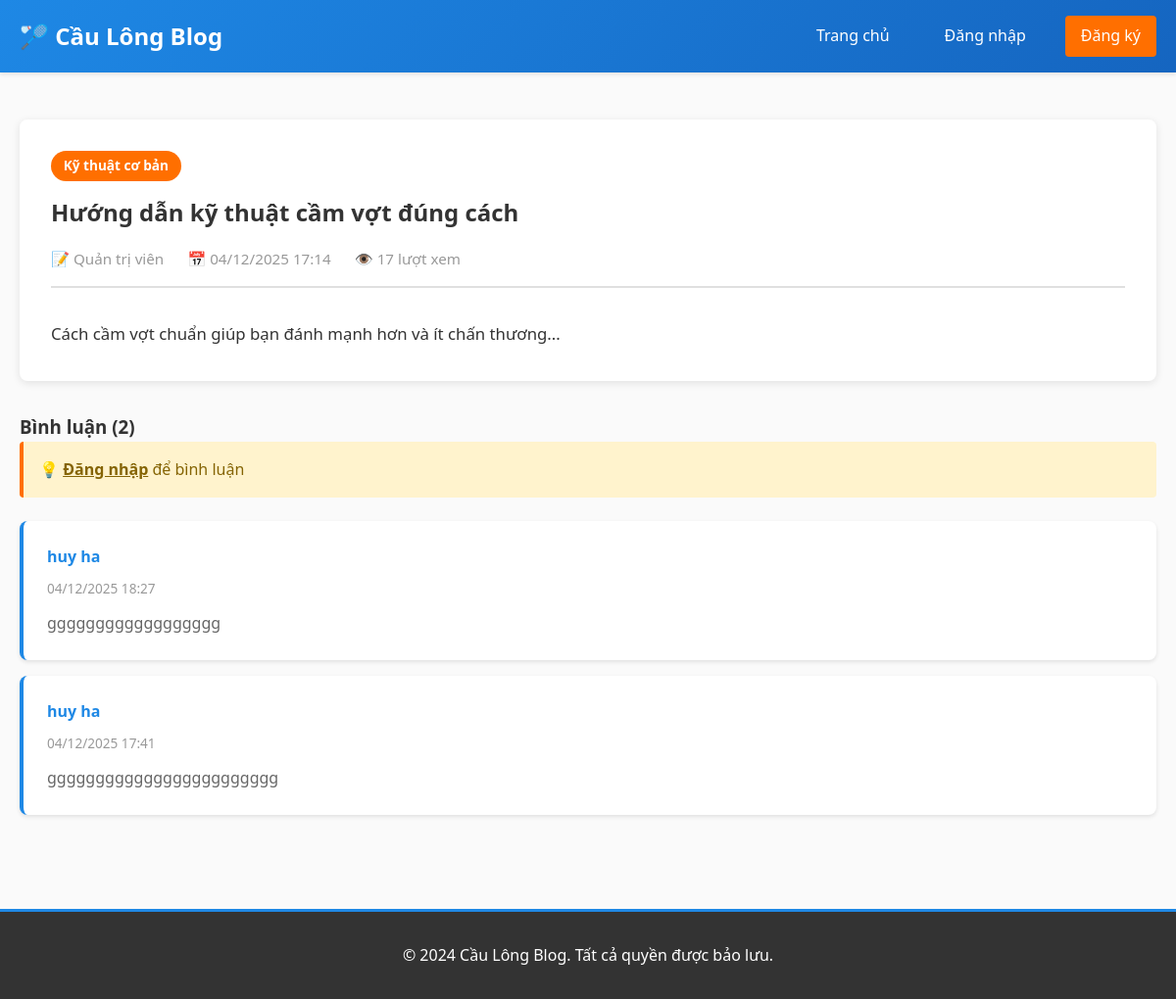
Screenshot of /article.php?id=1 with the database file from the repository.
### tables this page shows
CREATE TABLE `article` (
  `article_id` int(11) NOT NULL,
  `title` varchar(255) DEFAULT NULL,
  `content` text DEFAULT NULL,
  `author_id` int(11) DEFAULT NULL,
  `category_id` int(11) DEFAULT NULL,
  `created_at` datetime DEFAULT current_timestamp(),
  `views` int(11) DEFAULT 0
);

CREATE TABLE `category` (
  `category_id` int(11) NOT NULL,
  `name` varchar(100) DEFAULT NULL,
  `description` text DEFAULT NULL
);

CREATE TABLE `user` (
  `user_id` int(11) NOT NULL,
  `username` varchar(50) DEFAULT NULL,
  `password_hash` varchar(255) DEFAULT NULL,
  `full_name` varchar(100) DEFAULT NULL,
  `role` enum('ADMIN','USER') DEFAULT 'USER',
  `created_at` datetime DEFAULT current_timestamp()
);

CREATE TABLE `comment` (
  `comment_id` int(11) NOT NULL,
  `article_id` int(11) DEFAULT NULL,
  `user_id` int(11) DEFAULT NULL,
  `content` text DEFAULT NULL,
  `status` enum('pending','approved') DEFAULT 'pending',
  `created_at` datetime DEFAULT current_timestamp()
);

### session_manager.php (called while the page is built, shortened)
<?php
function isLoggedIn() {
    return isset($_SESSION['user_id']) && !empty($_SESSION['user_id']);
}
?>

### article.php (the view, shortened to what this page needs)
<?php
include "header.php";
$id = isset($_GET['id']) ? (int)$_GET['id'] : 0;
$sql = "SELECT article.*, user.full_name, category.name AS category
        FROM article
        JOIN user ON article.author_id = user.user_id
        LEFT JOIN category ON article.category_id = category.category_id
        WHERE article.article_id = $id";
$result = $conn->query($sql);
$article = $result->fetch_assoc();
$conn->query("UPDATE article SET views = views + 1 WHERE article_id=$id");
?>
<div class="container">
    <article class="article-detail">
        <div class="article-header">
            <div class="article-category"><?php echo $article['category'] ? htmlspecialchars($article['category']) : 'Không phân loại'; ?></div>
            <h1><?php echo htmlspecialchars($article['title']); ?></h1>
            <div class="article-meta-detail">
                <span>📝 <?php echo htmlspecialchars($article['full_name']); ?></span>
                <span>📅 <?php echo date('d/m/Y H:i', strtotime($article['created_at'])); ?></span>
                <span>👁️ <?php echo (int)$article['views']; ?> lượt xem</span>
            </div>
        </div>
        <div class="article-content">
            <?php echo nl2br(htmlspecialchars($article['content'])); ?>
        </div>
    </article>
    <section class="comments-section">
        <h3>Bình luận
            (<?php
                $cc = $conn->query("SELECT COUNT(*) as cnt FROM comment WHERE article_id=$id AND status='approved'");
                $count = $cc->fetch_assoc();
                echo (int)$count['cnt'];
            ?>)
        </h3>
        <?php if (!isLoggedIn()): ?>
            <div class="alert alert-warning">
                💡 <a href="login.php" style="color: inherit; font-weight: 600;">Đăng nhập</a> để bình luận
            </div>
        <?php endif; ?>
        <div class="comment-list">
            <?php
            $sqlC = "SELECT comment.*, user.full_name
                     FROM comment
                     JOIN user ON comment.user_id = user.user_id
                     WHERE comment.article_id = $id AND comment.status='approved'
                     ORDER BY comment.created_at DESC";
            $result_comments = $conn->query($sqlC);
            if ($result_comments && $result_comments->num_rows > 0) {
                while($c = $result_comments->fetch_assoc()) {
                    echo "<div class='comment-item'>";
                    echo "<div class='comment-author'>".htmlspecialchars($c['full_name'])."</div>";
                    echo "<div class='comment-date'>".date('d/m/Y H:i', strtotime($c['created_at']))."</div>";
                    echo "<div class='comment-text'>".htmlspecialchars($c['content'])."</div>";
                    echo "</div>";
                }
            } else {
                echo "<p class='no-data'>Chưa có bình luận nào.</p>";
            }
            ?>
        </div>
    </section>
</div>
<?php include "footer.php"; ?>

### assets/style.css (style rules this page uses)
* { margin: 0; padding: 0; box-sizing: border-box; }
:root { --primary-color: #1e88e5; --secondary-color: #43a047; --accent-color: #ff6f00; --light-gray: #f5f5f5; --dark-gray: #333; --border-color: #e0e0e0; }
body { font-family: 'Segoe UI', Tahoma, Geneva, Verdana, sans-serif; line-height: 1.6; color: var(--dark-gray); background-color: #fafafa; }
.container { max-width: 1200px; margin: 0 auto; padding: 0 20px; }
.article-category { display: inline-block; background-color: var(--accent-color); color: white; padding: 0.3rem 0.8rem; border-radius: 20px; font-size: 0.85rem; font-weight: 600; margin-bottom: 0.8rem; }
.alert { padding: 1rem; border-radius: 4px; margin-bottom: 1.5rem; }
.alert-warning { background-color: #fff3cd; color: #856404; border-left: 4px solid var(--accent-color); }
.comments-section { margin-top: 2rem; }
.comment-list { display: flex; flex-direction: column; gap: 1rem; }
.comment-item { background: white; padding: 1.5rem; border-radius: 8px; border-left: 4px solid var(--primary-color); box-shadow: 0 2px 4px rgba(0, 0, 0, 0.1); }
.comment-author { font-weight: 600; color: var(--primary-color); margin-bottom: 0.5rem; }
.comment-date { font-size: 0.85rem; color: #999; margin-bottom: 0.8rem; }
.comment-text { color: #666; line-height: 1.6; }

### article.php (style rules this page uses)
.article-detail { background: white; padding: 2rem; border-radius: 8px; margin-bottom: 2rem; box-shadow: 0 2px 8px rgba(0, 0, 0, 0.1); }
.article-header { margin-bottom: 2rem; border-bottom: 2px solid var(--border-color); padding-bottom: 1rem; }
.article-meta-detail { display: flex; gap: 1.5rem; flex-wrap: wrap; margin-top: 1rem; color: #999; font-size: 0.95rem; }
.article-content { line-height: 1.8; color: #333; font-size: 1.05rem; }

### rows the page displays
article: category.name "Kỹ thuật cơ bản", title "Hướng dẫn kỹ thuật cầm vợt đúng cách", author.full_name "Quản trị viên", created_at "04/12/2025 17:14", views "17", content "Cách cầm vợt chuẩn giúp bạn đánh mạnh hơn và ít chấn thương..."
comment: user.full_name "huy ha", created_at "04/12/2025 18:27", content "gggggggggggggggggg"
comment: user.full_name "huy ha", created_at "04/12/2025 17:41", content "gggggggggggggggggggggggg"

### other values shown
$count['cnt'] "2"
